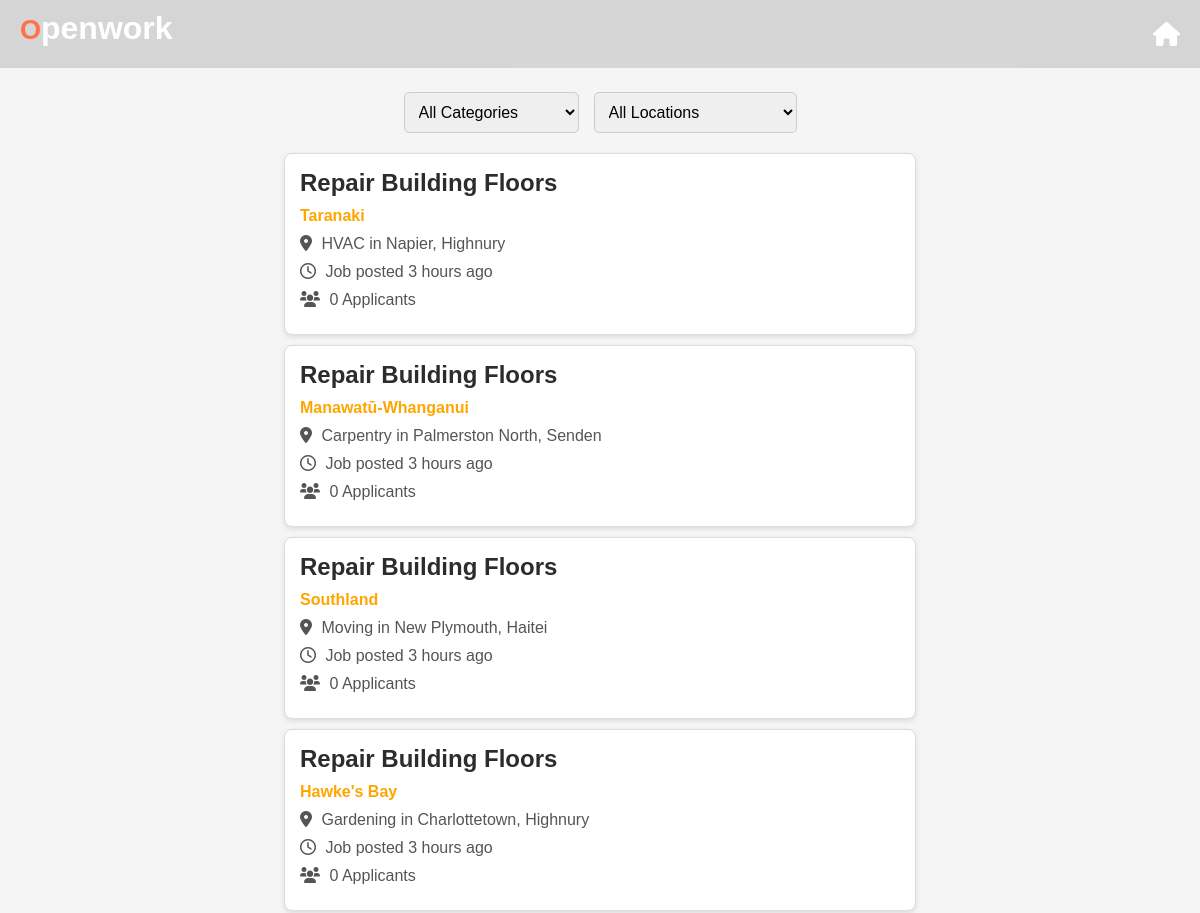
The app's page /find_a_job (upper part), older data.
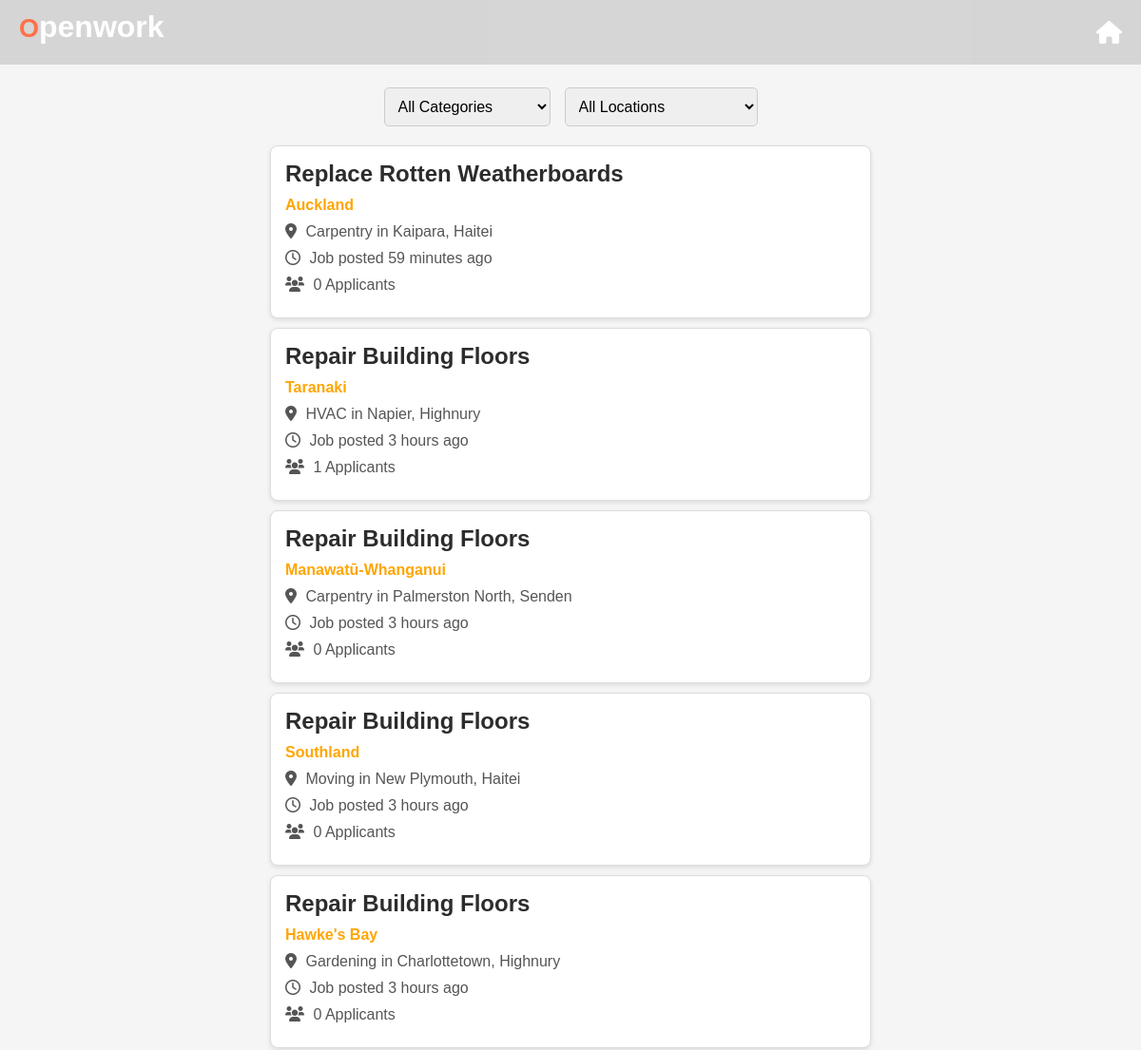
The same page, newer data.
### app.py (models this page shows)
class Job(db.Model):
    id = db.Column(db.Integer, primary_key=True)
    job_name = db.Column(db.String(100), nullable=False)
    job_category = db.Column(db.String(100), nullable=False)
    location = db.Column(db.String(100), nullable=True)  # Add location column here
    city = db.Column(db.String(100), nullable=False)
    suburb = db.Column(db.String(100), nullable=False)
    tasks = db.Column(db.String(250), nullable=False)
    price_per_hour = db.Column(db.Float, nullable=False)
    image_paths = db.Column(db.String(255))
    additional_details = db.Column(db.String(250))
    date_created = db.Column(db.DateTime, default=datetime.utcnow)
    status = db.Column(db.String(20), default='open')  # 'open', 'applied', 'closed', etc.
    applicants = db.relationship('JobApplication', backref='job', lazy=True)
    accepted_user_id = db.Column(db.Integer, nullable=True)
    business_profile_id = db.Column(db.Integer, db.ForeignKey('business_profile.id'), nullable=False)
    payment_required = db.Column(db.Boolean, default=False)
    user_id = db.Column(db.Integer, db.ForeignKey('user.id'))  # Foreign key to User
    user = db.relationship('User', backref=db.backref('jobs', lazy=True))  # Relationship to User

### app.py (the view)
@app.route('/find_a_job')
def find_a_job():
    job_data = Job.query.all()
    return render_template('find_a_job.html', job_data=job_data)

### app.py (called while the page is built)
def time_ago(date):
    now = datetime.utcnow()
    delta = now - date
    if delta.days == 1:
        return '1 day ago'
    elif delta.days > 1:
        return f'{delta.days} days ago'
    elif delta.seconds >= 3600:
        hours = delta.seconds // 3600
        return f'{hours} hours ago'
    elif delta.seconds >= 60:
        minutes = delta.seconds // 60
        return f'{minutes} minutes ago'
    else:
        return 'just now'

### templates/find_a_job.html (shortened to what this page needs)
<!DOCTYPE html>
<html lang="en">
  <head>
    <link
      rel="stylesheet"
      href="https://cdnjs.cloudflare.com/ajax/libs/font-awesome/6.0.0-beta3/css/all.min.css"
    />
  </head>
  <body>
    {% extends 'base_labour.html' %} {% block title %}Labourer{% endblock %} {%
    block content %}
    <div class="sort-options">
      <select id="sort-category" class="sort-dropdown">
        <option value="all" selected>All Categories</option>
      </select>
      <select id="sort-location" class="sort-dropdown">
        <option value="all" selected>All Locations</option>
      </select>
    </div>
    <div id="job-listings">
      {% for job in job_data|reverse %} {% if current_user.id not in
      job.applicants|map(attribute='user_id') and job.status != 'booked' %}
      <a
        href="{{ url_for('display_jobs', job_id=job.id) }}"
        class="job-listing"
        data-category="{{ job.job_category }}"
        data-location="{{ job.location }}"
      >
        <h3>{{ job.job_name }}</h3>
        <p><strong style="color: orange">{{ job.location }}</strong></p>
        <p>
          <i class="fas fa-map-marker-alt"></i> {{ job.job_category }} in {{
          job.city }}, {{ job.suburb }}
        </p>
        <p>
          <i class="far fa-clock"></i> Job posted {{ job.date_created|time_ago
          }}
        </p>
        <p>
          <i class="fas fa-users"></i> {{ job.applicants|length }} Applicants
        </p>
      </a>
      {% endif %} {% endfor %}
    </div>
  </body>
  {% endblock %}

Row changes from the older to the newer data that the page shows:
added Job: job_name "Replace Rotten Weatherboards", location "Auckland", job_category "Carpentry", city "Kaipara", suburb "Haitei", date_created "59 minutes ago", applicants|length "0"
computed for Job "Taranaki": applicants|length "0" → "1"
